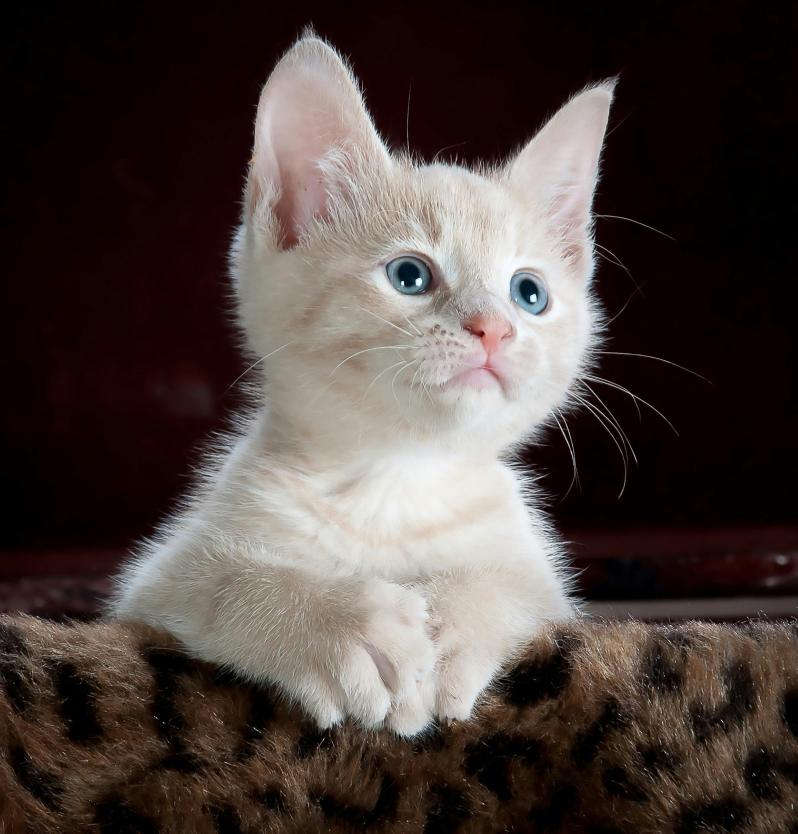
#> input picture Array/ex04/animal.jpeg, 2392 x 2500 px (shown at 1/3 size)
$ python rotate.py
#> lines starting #> are read from the running program, lines starting #| are printed output that depends on the picture
### Array/ex04/load_image.py
import cv2
import numpy as np
import os


def ft_load(path: str) -> np.array:
    """
    Load a JPEG image from the given path and convert it to RGB format.

    :param path: Path to the image file.
    :return: Numpy array of the image in RGB format,
    or an empty string on error.
    """
    try:
        if not os.path.exists(path):
            raise AssertionError("File not found")
        if not path.lower().endswith((".jpeg", ".jpg")):
            raise AssertionError("Only jpeg or jpg supported")
        img = cv2.imread(path)
        rgb_format = cv2.cvtColor(img, cv2.COLOR_BGR2RGB)
        return (np.array(rgb_format))
    except AssertionError as e:
        print(e)
        return ""

### Array/ex04/rotate.py
from load_image import ft_load
from matplotlib import pyplot as plt
import numpy as np


def rotate_img(img):
    """
    Rotates a 2D grayscale image 90 degrees clockwise.

    Args:
        img (list or np.ndarray): 2D grayscale image array.

    Returns:
        np.ndarray: Rotated image array.
    """
    height, weight = len(img), len(img[0])
    new_matris = np.array([[0] * height for _ in range(weight)])

    for i in range(height):
        for j in range(weight):
            new_matris[weight-j-1][i] = img[i][j]
    return new_matris


def main():
    """
    Loads an image, crops a 400x400 region from the center (red channel only),
    rotates it 90 degrees clockwise, and saves the result as 'rotated.jpeg'.
    Displays the shape before and after rotation.
    """
    try:
        img = ft_load("animal.jpeg")
#> in ft_load, img is the input picture: shape (2500, 2392, 3); mean B, G, R 63.1, 66.8, 77.4
        if img is None:
            raise AssertionError("Loading the image failes")
        zoomed_img = img[184:584, 312:712, 0]
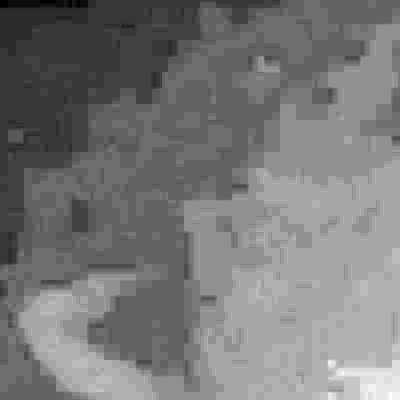
#> zoomed_img: shape (400, 400); min 5, max 28, mean 15.9; drawn with min black and max white
        print(f"The shape of image is: {zoomed_img.shape}")
#| The shape of image is: (400, 400)
        print(zoomed_img)
#> (printed output is left out)

        rotated_img = rotate_img(zoomed_img)
#> in rotate_img, `height, weight = len(img), len(img[0])`: height = 400
#> in rotate_img, `new_matris = np.array([[0] * height for _ in range(weight)])`: new_matris: shape (400, 400) int64; every value is 0
#> after the loop in rotate_img, `for i in range(height):`:
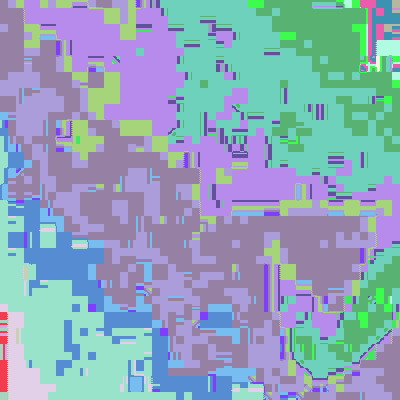
#> new_matris: shape (400, 400) int64; 24 distinct labels, from 5 to 28; one colour per label, 0 black
        print(f"New shape after slicing: {rotated_img.shape}")
#| New shape after slicing: (400, 400)
        print(rotated_img)
#> (printed output is left out)
        plt.imshow(rotated_img, cmap="gray")
        plt.title("Rotated Image")
        plt.savefig("rotated.jpeg")
    except AssertionError as e:
        print(e)


if __name__ == "__main__":
    main()
